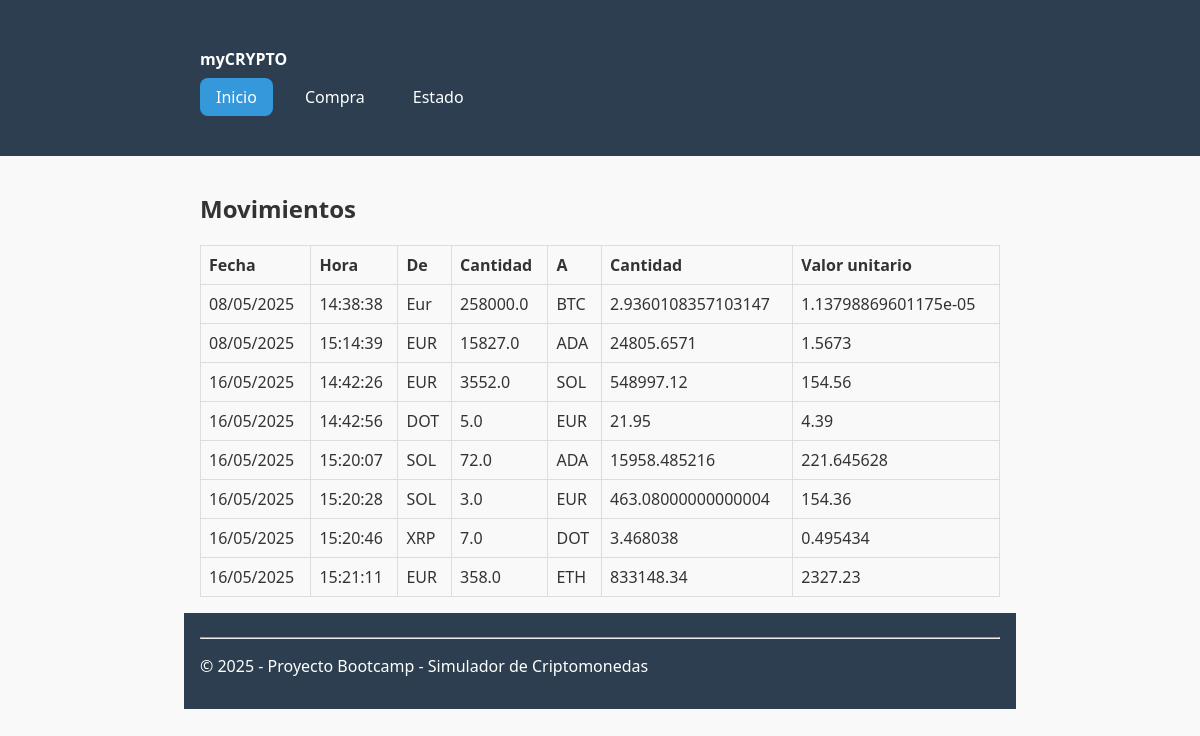
Before: / with the older database file.
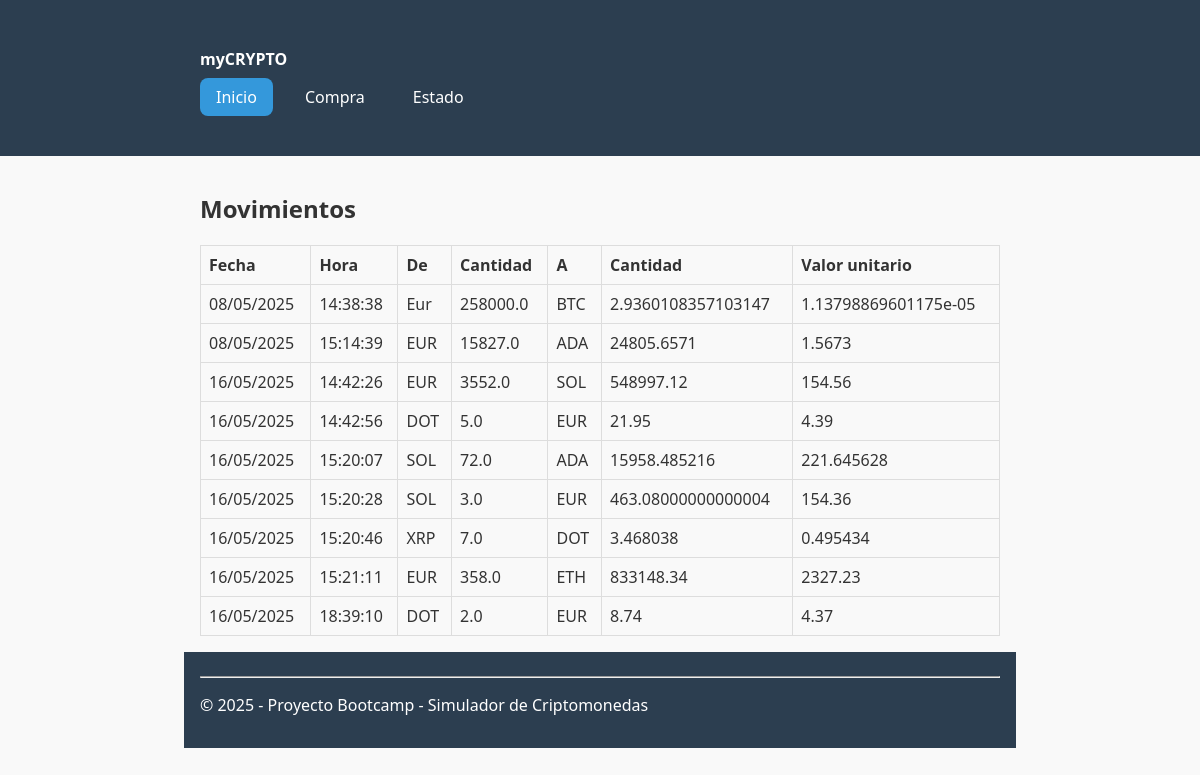
After: the same page with the newer database file.
### tables this page shows
CREATE TABLE movimientos (
    id INTEGER PRIMARY KEY AUTOINCREMENT,
    fecha TEXT,
    hora TEXT,
    from_moneda TEXT,
    cantidad_from REAL,
    to_moneda TEXT,
    cantidad_to REAL,
    valor_unitario REAL
);

### app.py (the view)
@app.route('/')
def index():
    conn = sqlite3.connect(db_path)
    cursor = conn.cursor()
    cursor.execute("SELECT * FROM movimientos")
    movimientos = cursor.fetchall()
    conn.close()
    return render_template("index.html", movimientos=movimientos)

### templates/index.html (shortened to what this page needs)
{% extends "base.html" %}
{% block content %}
<h2>Movimientos</h2>
{% if movimientos %}
<table>
    <thead>
        <tr>
            <th>Fecha</th>
            <th>Hora</th>
            <th>De</th>
            <th>Cantidad</th>
            <th>A</th>
            <th>Cantidad</th>
            <th>Valor unitario</th>
        </tr>
    </thead>
    <tbody>
        {% for m in movimientos %}
        <tr>
            <td>{{ m[1] }}</td>
            <td>{{ m[2] }}</td>
            <td>{{ m[3] }}</td>
            <td>{{ m[4] }}</td>
            <td>{{ m[5] }}</td>
            <td>{{ m[6] }}</td>
            <td>{{ m[7] }}</td>
        </tr>
        {% endfor %}
    </tbody>
</table>
{% else %}
<p>SIN MOVIMIENTOS</p>
{% endif %}
{% endblock %}

### templates/base.html (shortened to what this page needs)
<!DOCTYPE html>
<html lang="es">
<head>
    <link rel="stylesheet" href="{{ url_for('static', filename='css/style.css') }}">
</head>
<body>
<header>
    <nav class="container">
        <ul>
            <li><strong>myCRYPTO</strong></li>
        </ul>
        <ul>
            <li>
                <a href="{{ url_for('index') }}"
                   class="{% if request.path == '/' %}secondary{% endif %}"
                   {% if request.path == '/' %}aria-current="page"{% endif %}>
                   Inicio
                </a>
            </li>
            <li>
                <a href="{{ url_for('purchase') }}"
                   class="{% if request.path == '/purchase' %}secondary{% endif %}"
                   {% if request.path == '/purchase' %}aria-current="page"{% endif %}>
                   Compra
                </a>
            </li>
            <li>
                <a href="{{ url_for('status') }}"
                   class="{% if request.path == '/status' %}secondary{% endif %}"
                   {% if request.path == '/status' %}aria-current="page"{% endif %}>
                   Estado
                </a>
            </li>
        </ul>
    </nav>
</header>
<main class="container">
    {% block content %}{% endblock %}
</main>
<footer class="container">
    <hr>
    <p>© 2025 - Proyecto Bootcamp - Simulador de Criptomonedas</p>
</footer>
</body>
</html>

### static/css/style.css (style rules this page uses)
:root { --color-principal: #2c3e50; --color-secundario: #3498db; --color-texto: #333; --fondo: #f9f9f9; --borde: 1px solid #ddd; --radio: 8px; --espaciado: 1rem; --ancho-max: 800px; --fuente: 'Segoe UI', sans-serif; }
body { font-family: var(--fuente); background-color: var(--fondo); color: var(--color-texto); margin: 0; padding: 0; }
.container { max-width: var(--ancho-max); margin: 0 auto; padding: var(--espaciado); }
header, footer { background-color: var(--color-principal); color: white; padding: var(--espaciado); }
nav ul { list-style: none; display: flex; gap: 1rem; padding: 0; }
nav a { text-decoration: none; color: white; padding: 0.5rem 1rem; border-radius: var(--radio); }
nav a[aria-current="page"] { background-color: var(--color-secundario); }
nav a { text-decoration: none; color: white; padding: 0.5rem 1rem; border-radius: var(--radio); transition: background-color 0.3s ease, transform 0.2s ease; }
main { padding: var(--espaciado); }
table { width: 100%; border-collapse: collapse; margin-top: var(--espaciado); }
table th, table td { border: var(--borde); padding: 0.5rem; text-align: left; }

Changed rows visible on the page:
added movimientos: fecha "16/05/2025", hora "18:39:10", from_moneda "DOT", cantidad_from "2.0", to_moneda "EUR", cantidad_to "8.74", valor_unitario "4.37"
